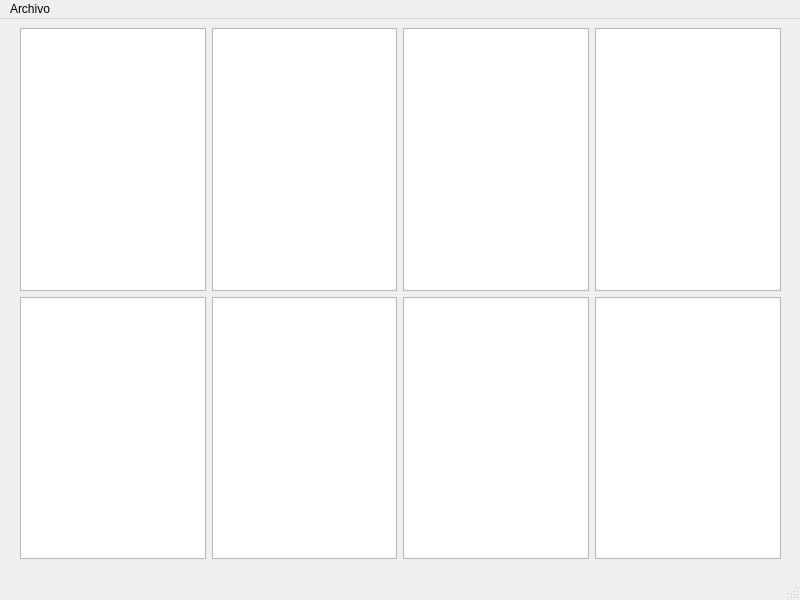
<?xml version="1.0" encoding="UTF-8"?>
<ui version="4.0">
 <class>MainWindow</class>
 <widget class="QMainWindow" name="MainWindow">
  <property name="geometry">
   <rect>
    <x>0</x>
    <y>0</y>
    <width>800</width>
    <height>600</height>
   </rect>
  </property>
  <property name="windowTitle">
   <string>MainWindow</string>
  </property>
  <widget class="QWidget" name="centralwidget">
   <widget class="QWidget" name="gridLayoutWidget">
    <property name="geometry">
     <rect>
      <x>20</x>
      <y>9</y>
      <width>761</width>
      <height>531</height>
     </rect>
    </property>
    <layout class="QGridLayout" name="gridLayout_2">
     <item row="0" column="4">
      <widget class="QGraphicsView" name="graphicsView_4"/>
     </item>
     <item row="0" column="1">
      <widget class="QGraphicsView" name="graphicsView"/>
     </item>
     <item row="0" column="3">
      <widget class="QGraphicsView" name="graphicsView_3"/>
     </item>
     <item row="0" column="2">
      <widget class="QGraphicsView" name="graphicsView_2"/>
     </item>
     <item row="1" column="1">
      <widget class="QGraphicsView" name="graphicsView_5"/>
     </item>
     <item row="1" column="2">
      <widget class="QGraphicsView" name="graphicsView_6"/>
     </item>
     <item row="1" column="3">
      <widget class="QGraphicsView" name="graphicsView_7"/>
     </item>
     <item row="1" column="4">
      <widget class="QGraphicsView" name="graphicsView_8"/>
     </item>
    </layout>
   </widget>
  </widget>
  <widget class="QMenuBar" name="menubar">
   <property name="geometry">
    <rect>
     <x>0</x>
     <y>0</y>
     <width>800</width>
     <height>19</height>
    </rect>
   </property>
   <widget class="QMenu" name="menuArchivo">
    <property name="title">
     <string>Archivo</string>
    </property>
   </widget>
   <addaction name="menuArchivo"/>
  </widget>
  <widget class="QStatusBar" name="statusbar"/>
 </widget>
 <resources/>
 <connections/>
</ui>
